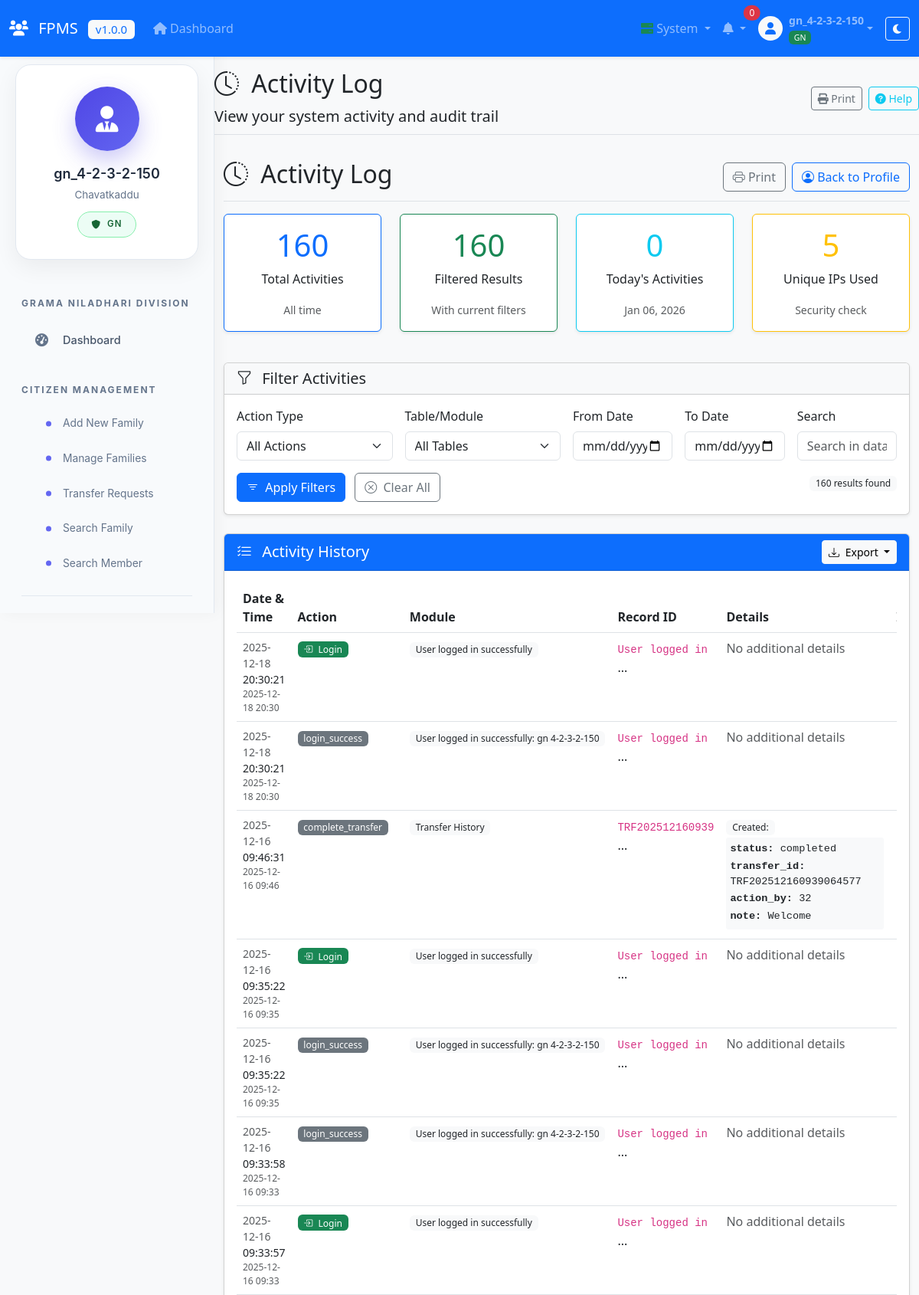
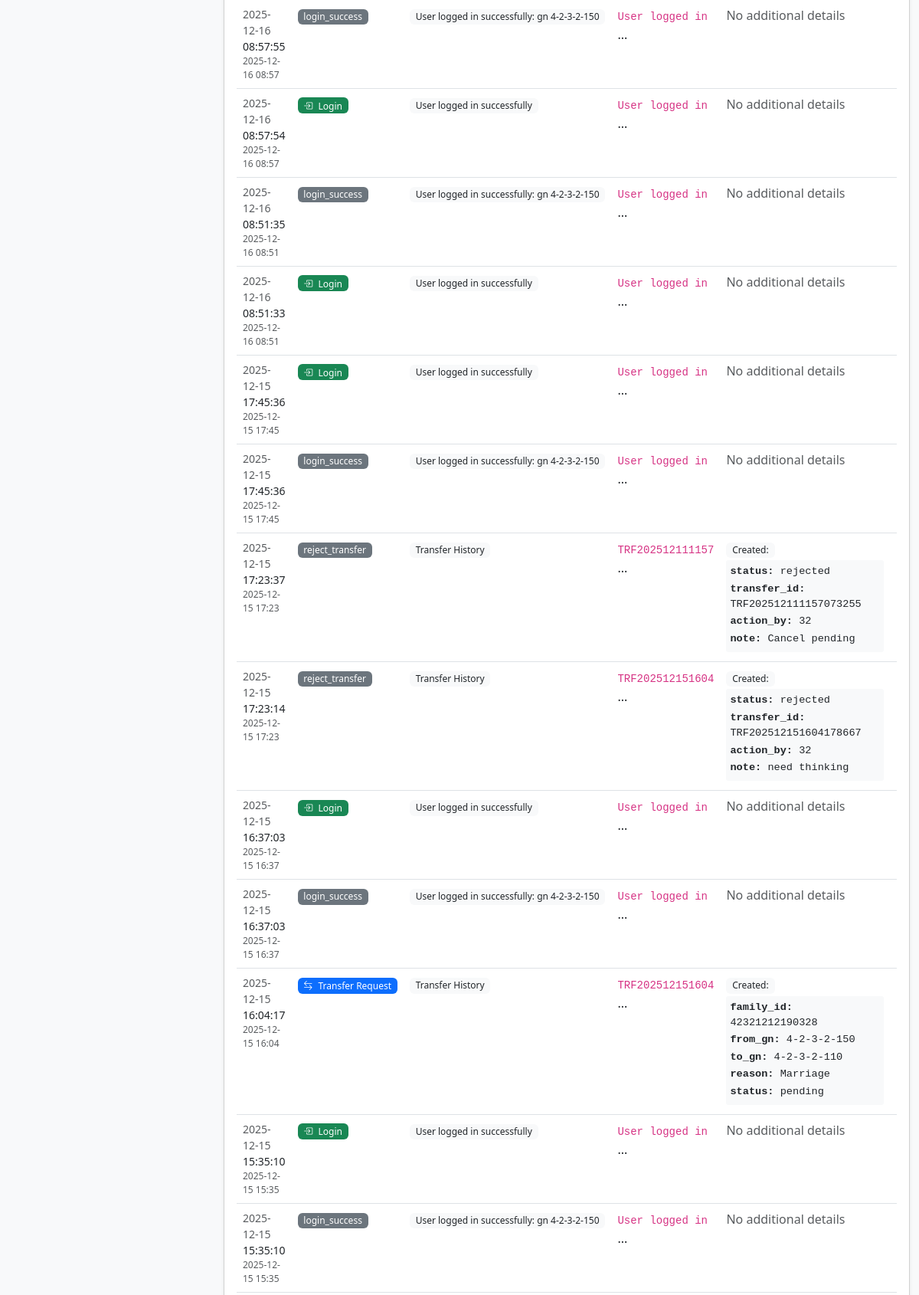
The app's page /users/activity_log.php?page=2 (signed in, upper part) with its own data (2 pictures, top to bottom).
### tables this page shows
CREATE TABLE `audit_logs` (
  `log_id` int NOT NULL AUTO_INCREMENT,
  `user_id` int DEFAULT NULL,
  `action_type` varchar(50) NOT NULL,
  `table_name` varchar(50) DEFAULT NULL,
  `record_id` varchar(100) DEFAULT NULL,
  `old_values` text,
  `new_values` text,
  `ip_address` varchar(45) DEFAULT NULL,
  `user_agent` text,
  `created_at` timestamp NULL DEFAULT CURRENT_TIMESTAMP,
  PRIMARY KEY (`log_id`),
  KEY `idx_user_id` (`user_id`),
  KEY `idx_action_type` (`action_type`),
  KEY `idx_created_at` (`created_at`)
);

### users/activity_log.php (the view, shortened to what the rows shown need)
<?php
try {
    $db = getMainConnection();
    $user_id = $_SESSION['user_id'] ?? 0;
    $activity_logs = [];
    $total_logs = 0;
    $filtered_count = 0;
    $action_types = [
        'login' => ['icon' => 'bi-box-arrow-in-right', 'color' => 'success', 'label' => 'Login'],
        'logout' => ['icon' => 'bi-box-arrow-left', 'color' => 'secondary', 'label' => 'Logout'],
        'create' => ['icon' => 'bi-plus-circle', 'color' => 'primary', 'label' => 'Create'],
        'update' => ['icon' => 'bi-pencil', 'color' => 'warning', 'label' => 'Update'],
        'delete' => ['icon' => 'bi-trash', 'color' => 'danger', 'label' => 'Delete'],
        'view' => ['icon' => 'bi-eye', 'color' => 'info', 'label' => 'View'],
        'search' => ['icon' => 'bi-search', 'color' => 'dark', 'label' => 'Search'],
        'export' => ['icon' => 'bi-download', 'color' => 'success', 'label' => 'Export'],
        'import' => ['icon' => 'bi-upload', 'color' => 'primary', 'label' => 'Import'],
        'password_changed' => ['icon' => 'bi-key', 'color' => 'warning', 'label' => 'Password Changed'],
        'failed_login' => ['icon' => 'bi-exclamation-triangle', 'color' => 'danger', 'label' => 'Failed Login'],
        'failed_password_change' => ['icon' => 'bi-key-fill', 'color' => 'danger', 'label' => 'Failed Password Change'],
        'update_profile' => ['icon' => 'bi-person', 'color' => 'info', 'label' => 'Profile Update'],
        'add_member' => ['icon' => 'bi-person-plus', 'color' => 'success', 'label' => 'Add Family Member'],
        'transfer_request' => ['icon' => 'bi-arrow-left-right', 'color' => 'primary', 'label' => 'Transfer Request'],
    ];
    $table_names = [
        'users' => 'Users',
        'families' => 'Families',
        'citizens' => 'Citizens',
        'audit_logs' => 'Audit Logs',
        'transfer_requests' => 'Transfer Requests',
        'transfer_history' => 'Transfer History',
        'education' => 'Education Records',
        'employment' => 'Employment Records',
        'health_conditions' => 'Health Conditions',
        'land_details' => 'Land Details',
    ];
    $page = isset($_GET['page']) ? max(1, intval($_GET['page'])) : 1;
    $per_page = 50;
    $offset = ($page - 1) * $per_page;
    $where_conditions = ["user_id = ?"];
    $params = [$user_id];
    $types = "i";
    $where_clause = !empty($where_conditions) ? "WHERE " . implode(" AND ", $where_conditions) : "";
    $count_query = "SELECT COUNT(*) as total FROM audit_logs $where_clause";
    $count_stmt = $db->prepare($count_query);
    if (!empty($params)) {
        $count_stmt->bind_param($types, ...$params);
    }
    $count_stmt->execute();
    $count_result = $count_stmt->get_result();
    $total_row = $count_result->fetch_assoc();
    $total_logs = $total_row['total'];
    $filtered_count = $total_logs;
    $logs_query = "SELECT * FROM audit_logs
                   $where_clause
                   ORDER BY created_at DESC
                   LIMIT ? OFFSET ?";
    $params[] = $per_page;
    $params[] = $offset;
    $types .= "ii";
    $logs_stmt = $db->prepare($logs_query);
    $logs_stmt->bind_param($types, ...$params);
    $logs_stmt->execute();
    $logs_result = $logs_stmt->get_result();
    $activity_logs = $logs_result->fetch_all(MYSQLI_ASSOC);
    $stats_query = "SELECT
                    action_type,
                    COUNT(*) as count,
                    DATE(created_at) as log_date
                    FROM audit_logs
                    WHERE user_id = ?
                    AND created_at >= DATE_SUB(CURDATE(), INTERVAL 30 DAY)
                    GROUP BY action_type, DATE(created_at)
                    ORDER BY log_date DESC, action_type";
    $stats_stmt = $db->prepare($stats_query);
    $stats_stmt->bind_param("i", $user_id);
    $stats_stmt->execute();
    $stats_result = $stats_stmt->get_result();
    $daily_stats = [];
    while ($row = $stats_result->fetch_assoc()) {
        $daily_stats[$row['log_date']][$row['action_type']] = $row['count'];
    }
    $ips_query = "SELECT
                  ip_address,
                  COUNT(*) as count,
                  MAX(created_at) as last_used
                  FROM audit_logs
                  WHERE user_id = ?
                  AND ip_address IS NOT NULL
                  GROUP BY ip_address
                  ORDER BY last_used DESC
                  LIMIT 5";
    $ips_stmt = $db->prepare($ips_query);
    $ips_stmt->bind_param("i", $user_id);
    $ips_stmt->execute();
    $ips_result = $ips_stmt->get_result();
    $ip_stats = $ips_result->fetch_all(MYSQLI_ASSOC);
} catch (Exception $e) {
    $error = "System Error: " . $e->getMessage();
    error_log("Activity Log System Error: " . $e->getMessage());
}
function formatActionType($type, $action_types) {
    if (isset($action_types[$type])) {
        $config = $action_types[$type];
        return '<span class="badge bg-' . $config['color'] . '">
                <i class="bi ' . $config['icon'] . ' me-1"></i>
                ' . $config['label'] . '
                </span>';
    }
    return '<span class="badge bg-secondary">' . htmlspecialchars($type) . '</span>';
}
function formatTableName($table_name, $table_names) {
    if (isset($table_names[$table_name])) {
        return $table_names[$table_name];
    }
    return ucfirst(str_replace('_', ' ', $table_name));
}
function formatJsonData($json_string) {
    try {
        $data = json_decode($json_string, true);
        if (json_last_error() === JSON_ERROR_NONE && is_array($data)) {
            $output = '<div class="json-data">';
            foreach ($data as $key => $value) {
                if (is_array($value)) {
                    $output .= '<div><strong>' . htmlspecialchars($key) . ':</strong> ' . htmlspecialchars(json_encode($value, JSON_PRETTY_PRINT)) . '</div>';
                } else {
                    $output .= '<div><strong>' . htmlspecialchars($key) . ':</strong> ' . htmlspecialchars($value) . '</div>';
                }
            }
            $output .= '</div>';
            return $output;
        }
    } catch (Exception $e) {
    }
    return '<div class="text-truncate" style="max-width: 300px;" title="' . htmlspecialchars($json_string) . '">' . htmlspecialchars($json_string) . '</div>';
}
function formatTimestamp($timestamp) {
    $date = new DateTime($timestamp);
    $now = new DateTime();
    $diff = $now->diff($date);
    if ($diff->days == 0) {
        return $diff->h . ' hours ago';
    } elseif ($diff->days == 1) {
        return 'Yesterday at ' . $date->format('H:i');
    } elseif ($diff->days < 7) {
        return $date->format('D, H:i');
    } else {
        return $date->format('Y-m-d H:i');
    }
}
?>
<?php require_once '../includes/header.php'; ?>
<div class="container-fluid">
    <div class="row">
        <main class="">
            <div class="d-flex justify-content-between flex-wrap flex-md-nowrap align-items-center pt-3 pb-2 mb-3 border-bottom">
                <h1 class="h2">
                    <i class="bi bi-clock-history me-2"></i>
                    Activity Log
                </h1>
            </div>
            <div class="row mb-4">
                <div class="col-md-3 mb-3">
                    <div class="card border-primary">
                        <div class="card-body text-center">
                            <h2 class="display-6 text-primary"><?php echo number_format($total_logs); ?></h2>
                        </div>
                    </div>
                </div>
                <div class="col-md-3 mb-3">
                    <div class="card border-success">
                        <div class="card-body text-center">
                            <h2 class="display-6 text-success"><?php echo number_format($filtered_count); ?></h2>
                        </div>
                    </div>
                </div>
                <div class="col-md-3 mb-3">
                    <div class="card border-info">
                        <div class="card-body text-center">
                            <h2 class="display-6 text-info"><?php echo isset($daily_stats[date('Y-m-d')]) ? array_sum($daily_stats[date('Y-m-d')]) : 0; ?></h2>
                        </div>
                    </div>
                </div>
                <div class="col-md-3 mb-3">
                    <div class="card border-warning">
                        <div class="card-body text-center">
                            <h2 class="display-6 text-warning"><?php echo count($ip_stats); ?></h2>
                        </div>
                    </div>
                </div>
            </div>
            <div class="card">
                <div class="card-body">
                    <?php if (empty($activity_logs)): ?>
                        <div class="text-center py-5">
                            <i class="bi bi-inbox display-1 text-muted mb-3"></i>
                            <h4>No Activities Found</h4>
                            <p class="text-muted">No activity logs match your filter criteria.</p>
                            <a href="activity_log.php" class="btn btn-primary">
                                <i class="bi bi-arrow-clockwise me-1"></i> Clear Filters
                            </a>
                        </div>
                    <?php else: ?>
                        <div class="table-responsive">
                            <table class="table table-hover table-sm" id="activityTable">
                                <thead>
                                    <tr>
                                        <th width="150">Date & Time</th>
                                        <th width="120">Action</th>
                                        <th width="120">Module</th>
                                        <th width="100">Record ID</th>
                                        <th>Details</th>
                                        <th width="150">IP & Browser</th>
                                    </tr>
                                </thead>
                                <tbody>
                                    <?php foreach ($activity_logs as $log): ?>
                                        <tr>
                                            <td>
                                                <div class="small text-muted">
                                                    <?php echo date('Y-m-d', strtotime($log['created_at'])); ?>
                                                </div>
                                                <div class="small">
                                                    <?php echo date('H:i:s', strtotime($log['created_at'])); ?>
                                                </div>
                                                <div class="very-small text-muted">
                                                    <?php echo formatTimestamp($log['created_at']); ?>
                                                </div>
                                            </td>
                                            <td>
                                                <?php echo formatActionType($log['action_type'], $action_types); ?>
                                            </td>
                                            <td>
                                                <?php if ($log['table_name']): ?>
                                                    <span class="badge bg-light text-dark">
                                                        <?php echo formatTableName($log['table_name'], $table_names); ?>
                                                    </span>
                                                <?php else: ?>
                                                    <span class="text-muted">-</span>
                                                <?php endif; ?>
                                            </td>
                                            <td>
                                                <?php if ($log['record_id']): ?>
                                                    <code class="small"><?php echo htmlspecialchars(substr($log['record_id'], 0, 15)); ?></code>
                                                    <?php if (strlen($log['record_id']) > 15): ?>...<?php endif; ?>
                                                <?php else: ?>
                                                    <span class="text-muted">-</span>
                                                <?php endif; ?>
                                            </td>
                                            <td>
                                                <div class="activity-details">
                                                    <?php if ($log['old_values'] && $log['new_values']): ?>
                                                        <div class="mb-1">
                                                            <span class="badge bg-light text-dark small">Changed:</span>
                                                            <button type="button" class="btn btn-sm btn-link p-0 ms-1"
                                                                    data-bs-toggle="collapse"
                                                                    data-bs-target="#details-<?php echo $log['log_id']; ?>">
                                                                <i class="bi bi-chevron-down"></i> View Changes
                                                            </button>
                                                        </div>
                                                        <div class="collapse" id="details-<?php echo $log['log_id']; ?>">
                                                            <div class="card card-body p-2 small">
                                                                <div class="row">
                                                                    <div class="col-md-6">
                                                                        <strong class="text-danger">Old Values:</strong>
                                                                        <?php echo formatJsonData($log['old_values']); ?>
                                                                    </div>
                                                                    <div class="col-md-6">
                                                                        <strong class="text-success">New Values:</strong>
                                                                        <?php echo formatJsonData($log['new_values']); ?>
                                                                    </div>
                                                                </div>
                                                            </div>
                                                        </div>
                                                    <?php elseif ($log['new_values']): ?>
                                                        <div class="mb-1">
                                                            <span class="badge bg-light text-dark small">Created:</span>
                                                            <?php echo formatJsonData($log['new_values']); ?>
                                                        </div>
                                                    <?php else: ?>
                                                        <span class="text-muted">No additional details</span>
                                                    <?php endif; ?>
                                                </div>
                                            </td>
                                            <td>
                                            </td>
                                        </tr>
                                    <?php endforeach; ?>
                                </tbody>
                            </table>
                        </div>
                    <?php endif; ?>
                </div>
            </div>
        </main>
    </div>
</div>
<?php
$footer_path = '../includes/footer.php';
if (file_exists($footer_path)) {
    include $footer_path;
} else {
    echo '</div></div></body></html>';
}
?>

### records on screen
audit_logs: created_at "2025-12-18", created_at "20:30:21", created_at "2025-12-18 20:30", action_type "Login", table_name "User logged in successfully", record "User logged in", shows "No additional details"
audit_logs: created_at "2025-12-18", created_at "20:30:21", created_at "2025-12-18 20:30", action_type "login_success", table_name "User logged in successfully: gn 4-2-3-2-150", record "User logged in", shows "No additional details"
audit_logs: created_at "2025-12-16", created_at "09:46:31", created_at "2025-12-16 09:46", action_type "complete_transfer", table_name "Transfer History", record "TRF202512160939", key "status", value "completed", key "transfer_id", record "TRF202512160939064577", key "action_by", user "32", key "note", value "Welcome"
audit_logs: created_at "2025-12-16", created_at "09:35:22", created_at "2025-12-16 09:35", action_type "Login", table_name "User logged in successfully", record "User logged in", shows "No additional details"
audit_logs: created_at "2025-12-16", created_at "09:35:22", created_at "2025-12-16 09:35", action_type "login_success", table_name "User logged in successfully: gn 4-2-3-2-150", record "User logged in", shows "No additional details"
audit_logs: created_at "2025-12-16", created_at "09:33:58", created_at "2025-12-16 09:33", action_type "login_success", table_name "User logged in successfully: gn 4-2-3-2-150", record "User logged in", shows "No additional details"
audit_logs: created_at "2025-12-16", created_at "09:33:57", created_at "2025-12-16 09:33", action_type "Login", table_name "User logged in successfully", record "User logged in", shows "No additional details"
audit_logs: created_at "2025-12-16", created_at "08:57:55", created_at "2025-12-16 08:57", action_type "login_success", table_name "User logged in successfully: gn 4-2-3-2-150", record "User logged in", shows "No additional details"
audit_logs: created_at "2025-12-16", created_at "08:57:54", created_at "2025-12-16 08:57", action_type "Login", table_name "User logged in successfully", record "User logged in", shows "No additional details"
audit_logs: created_at "2025-12-16", created_at "08:51:35", created_at "2025-12-16 08:51", action_type "login_success", table_name "User logged in successfully: gn 4-2-3-2-150", record "User logged in", shows "No additional details"
audit_logs: created_at "2025-12-16", created_at "08:51:33", created_at "2025-12-16 08:51", action_type "Login", table_name "User logged in successfully", record "User logged in", shows "No additional details"
audit_logs: created_at "2025-12-15", created_at "17:45:36", created_at "2025-12-15 17:45", action_type "Login", table_name "User logged in successfully", record "User logged in", shows "No additional details"
audit_logs: created_at "2025-12-15", created_at "17:45:36", created_at "2025-12-15 17:45", action_type "login_success", table_name "User logged in successfully: gn 4-2-3-2-150", record "User logged in", shows "No additional details"
audit_logs: created_at "2025-12-15", created_at "17:23:37", created_at "2025-12-15 17:23", action_type "reject_transfer", table_name "Transfer History", record "TRF202512111157", key "status", value "rejected", key "transfer_id", record "TRF202512111157073255", key "action_by", user "32", key "note", value "Cancel pending"
audit_logs: created_at "2025-12-15", created_at "17:23:14", created_at "2025-12-15 17:23", action_type "reject_transfer", table_name "Transfer History", record "TRF202512151604", key "status", new_values "rejected", key "transfer_id", new_values "TRF202512151604178667", key "action_by", new_values "32", key "note", new_values "need thinking"
audit_logs: created_at "2025-12-15", created_at "16:37:03", created_at "2025-12-15 16:37", action_type "Login", table_name "User logged in successfully", record "User logged in", shows "No additional details"
audit_logs: created_at "2025-12-15", created_at "16:37:03", created_at "2025-12-15 16:37", action_type "login_success", table_name "User logged in successfully: gn 4-2-3-2-150", record "User logged in", shows "No additional details"
audit_logs: created_at "2025-12-15", created_at "16:04:17", created_at "2025-12-15 16:04", action_type "Transfer Request", table_name "Transfer History", record "TRF202512151604", key "family_id", new_values "42321212190328", key "from_gn", new_values "4-2-3-2-150", key "to_gn", new_values "4-2-3-2-110", key "reason", new_values "Marriage", key "status", new_values "pending"
audit_logs: created_at "2025-12-15", created_at "15:35:10", created_at "2025-12-15 15:35", action_type "Login", table_name "User logged in successfully", record "User logged in", shows "No additional details"
audit_logs: created_at "2025-12-15", created_at "15:35:10", created_at "2025-12-15 15:35", action_type "login_success", table_name "User logged in successfully: gn 4-2-3-2-150", record "User logged in", shows "No additional details"

### other values on screen
SITE_SHORT_NAME "FPMS"
SITE_VERSION "1.0.0"
$currentUser['username'] "gn_4-2-3-2-150"
$currentUser['user_type'] "GN"
$pageTitle "Activity Log"
$pageDescription "View your system activity and audit trail"
$currentUser['office_name'] "Chavatkaddu"
$total_logs "160"
$filtered_count "160"
count($ip_stats) "5"
